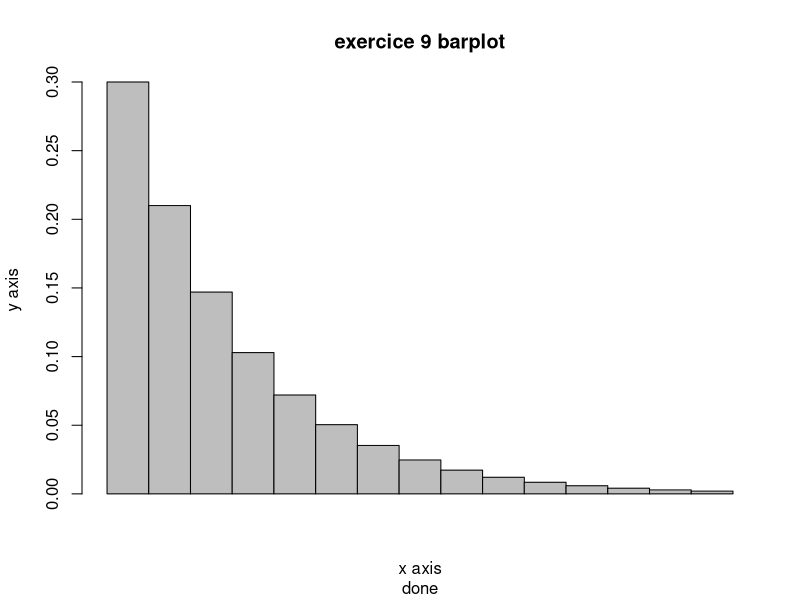

Write R code to recreate this figure.
vector_sqrt = function(x) {
  for(i in 1:length(x)) {
    if(x[i] > 0)
      x[i] = sqrt(x[i])
    else
      x[i] = sqrt(-x[i])
  }
}

variance = function(x, p)
{
  expectation = sum(x*p)
  variance = sum(p*(x-expectation)^2)
  return (variance)
}

ex8 = function()
{
  table= read.table("test.txt", header=T)
  x = table[['AA']]
  y = table[['BB']]
  plot(x, y, type='l')
  b = x*y
  c = abs(x-y)/(sum(x-y)^2)
}

ex9 = function(n, p)
{
  x=0:(n-1)
  y=dgeom(x, p)
  barplot(y, space=0, main='exercice 9 barplot', sub="done", xlab="x axis", ylab="y axis")
}

ex9 (15, 0.3)


ex10 = function(n, lam)
{
  x=0:(n-1)
  y=dpois(x, lam)
  barplot(y, space=0, main='exercice 10 barplot', sub="done", xlab="x axis", ylab="y axis")
}

#ex10(15, 3)